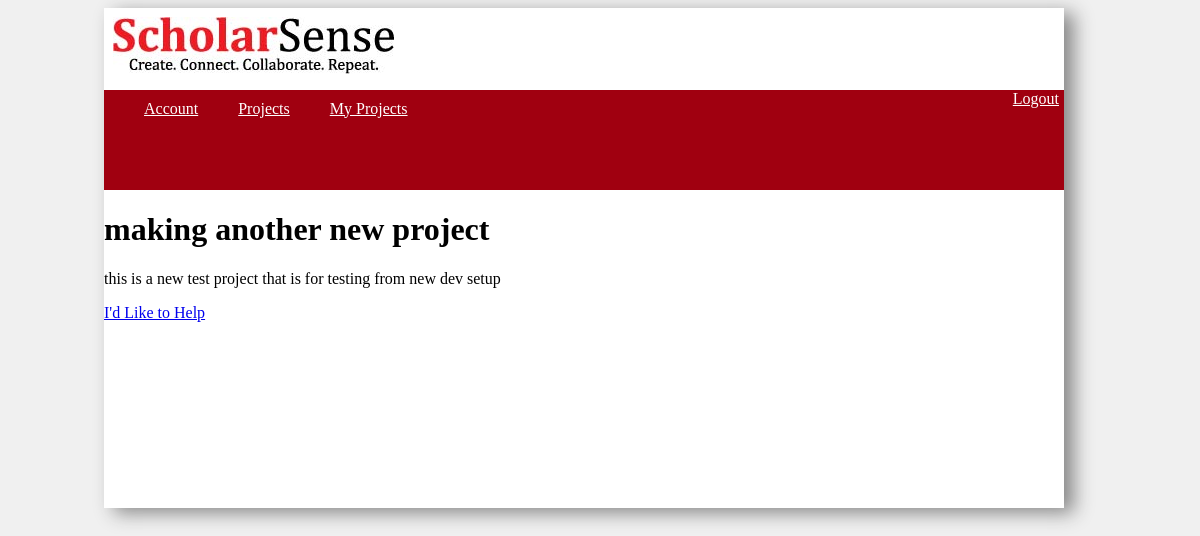
Page /projects/view/index.php?project_id=8 (signed in) on the committed database.
### tables this page shows
CREATE TABLE IF NOT EXISTS `projects` (
  `proj_id` int(11) NOT NULL AUTO_INCREMENT,
  `owner_id` int(11) NOT NULL,
  `name` varchar(255) NOT NULL,
  `about` text,
  PRIMARY KEY (`proj_id`)
);

### projects/view/index.php (the view, shortened to what this page needs)
<?php
	require "../../includes/config.php";
    if(isset($_GET["project_id"]))
    {
        $pid = $_GET["project_id"];
    }
    else
    {
        $pid = 1;
    }
	$get_proj = "SELECT name, about FROM projects WHERE proj_id = ?";
	$stmt = $con->prepare($get_proj);
	$stmt->bind_param('i', $pid);
	$stmt->execute();
	$stmt->bind_result($name, $about);
?>
<html>
<head>
	<link rel="stylesheet" type="text/css" href="../../styles/base.css" />
</head>
<body>
	<div class="body_wrap">
	<?php
		include "../../includes/header.php";
		include "../../includes/menu.php";
	 ?>
	<div class="title">
		<h1><?php echo $name ?></h1>
	</div>
        <p> <?php echo $about	?>	</p>
        <a href="../help_proj.php">I'd Like to Help</a>
	</div>
<body>
</html>

### styles/base.css (style rules this page uses)
body { background-color: #F0F0F0; width: 80%; }
.body_wrap { min-height: 500px; width: 100%; margin-left: 10%; margin-right: 10%; background-color: #FFFFFF; box-shadow: 10px 5px 18px #888888; }
.title { display: inline; margin-left: 20%; margin-right: 10%; margin-top: 1%; }

### rows in the picture
projects: name "making another new project", about "this is a new test project that is for testing from new dev setup"
